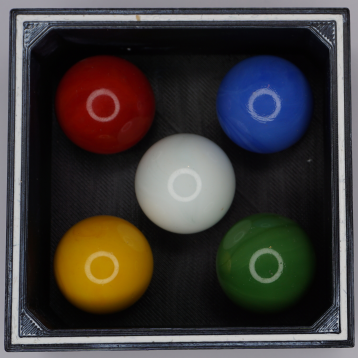
#> input picture xlh-cv-tutorial/2 Grundlagen der Bildverarbeitung/6 Schwellwerte monochrom und farbig/3 Farbselektion/img/box_with_bullets.png, 358 x 358 px
$ python thresholding_color.py
#> lines starting #> are read from the running program, lines starting #| are printed output that depends on the picture; after the words box and inside, x2 and y2 are one past the last pixel; in counts of white or black regions, pixels touching at a corner belong together
# thresholding_color.py
import cv2
import numpy as np

# definiere den Font und die Farbe
font = cv2.FONT_HERSHEY_SIMPLEX
WHITE = 255
BLACK = 0
WHITE_3 = (255, 255, 255)

# lade Bild von der Datei in ein NumPy Array
image = cv2.imread('img/box_with_bullets.png')
#> image is the input picture: shape (358, 358, 3); mean B, G, R 58.4, 60.2, 64.6
# Gaussian Blurfilter
blurred = cv2.GaussianBlur(image, (9, 9), 0)

# transformiere das Bild in den HSV Bereich
image_hsv = cv2.cvtColor(image, cv2.COLOR_BGR2HSV)
#> image_hsv: shape (358, 358, 3); mean H, S, V 83.1, 77.6, 74.4
# (h_min, s_min, v_min)
# (h_max, s_max, v_max)
threshold_color = cv2.inRange(image_hsv,
                              (15, 100,  50),
                              (45, 255, 255))
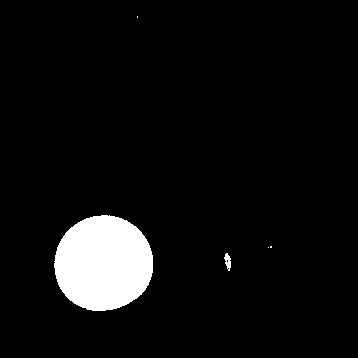
#> threshold_color: shape (358, 358); 5.9% white; 5 white regions (3 under 20 px), largest, box (x1, y1, x2, y2) and area: (54, 215, 153, 311) 7467, (224, 253, 231, 271) 77

# Morphologische Operationen
eroded = cv2.erode(threshold_color, None, iterations=2)
#> eroded: shape (358, 358); 5.2% white; 1 white region, box (x1, y1, x2, y2) and area: (56, 217, 151, 309) 6701
dilate = cv2.dilate(eroded, None, iterations=2)
#> dilate: shape (358, 358); 5.8% white; 1 white region, box (x1, y1, x2, y2) and area: (54, 215, 153, 311) 7465

# Maskierung vom Ursprungsbild mit dem Schwellwertbild
masked = cv2.bitwise_and(image, image, mask=dilate)

# Zusammenfassung der Ausganslage und der Bearbeitung
image = cv2.putText(image, 'Original', (25, 25), font, 0.8, WHITE_3, 2, cv2.LINE_AA)
#> image: shape (358, 358, 3); 1.02% of pixels changed, all inside (x1, y1, x2, y2) = (25, 6, 118, 34)
image_hsv = cv2.putText(image_hsv, 'Original HSV', (25, 25),
                        font, 0.8, WHITE, 2, cv2.LINE_AA)
#> image_hsv: shape (358, 358, 3); mean H, S, V 84.7, 77.2, 73.2
masked = cv2.putText(masked, 'Maskierung', (25, 25), font, 0.8, WHITE_3, 2, cv2.LINE_AA)
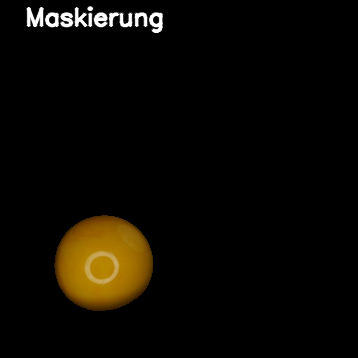
#> masked: shape (358, 358, 3); mean B, G, R 2.9, 8.4, 11.1

threshold_color = cv2.putText(threshold_color, 'Schwellwert', (25, 25),
                              font, 0.8, WHITE, 2, cv2.LINE_AA)
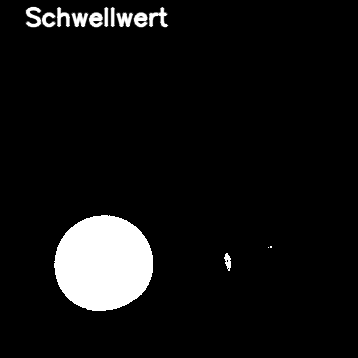
#> threshold_color: shape (358, 358); 1.49% of pixels changed, all inside (x1, y1, x2, y2) = (25, 6, 169, 28)
eroded = cv2.putText(eroded, 'Erodierung', (25, 25), font, 0.8, WHITE, 2, cv2.LINE_AA)
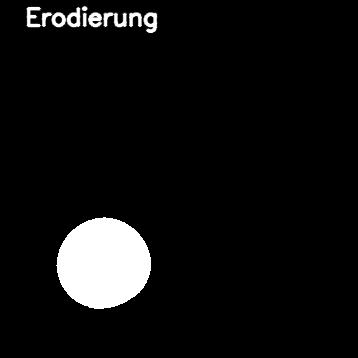
#> eroded: shape (358, 358); min 0, max 255, mean 15.7
dilate = cv2.putText(dilate, 'Erweiterung', (25, 25), font, 0.8, WHITE, 2, cv2.LINE_AA)
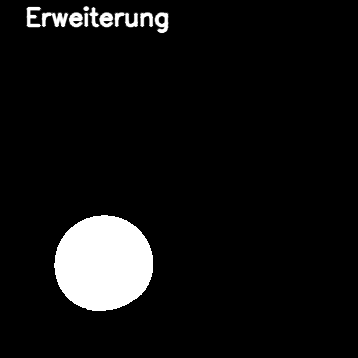
#> dilate: shape (358, 358); min 0, max 255, mean 17.4
result_1 = np.hstack([threshold_color, eroded, dilate])
result_2 = np.hstack([image, image_hsv, masked])

# schreibe das Bild in eine Datei
cv2.imwrite('img/thresholding_color_1.png', result_1[0:-2, 0:-2])
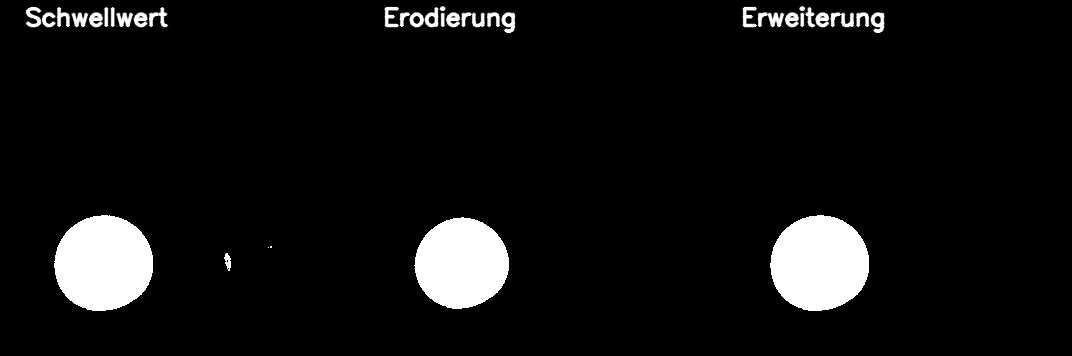
#> saved as thresholding_color_1.png: shape (356, 1072); min 0, max 255, mean 17
cv2.imwrite('img/thresholding_color_2.png', result_2[0:-2, 0:-2])
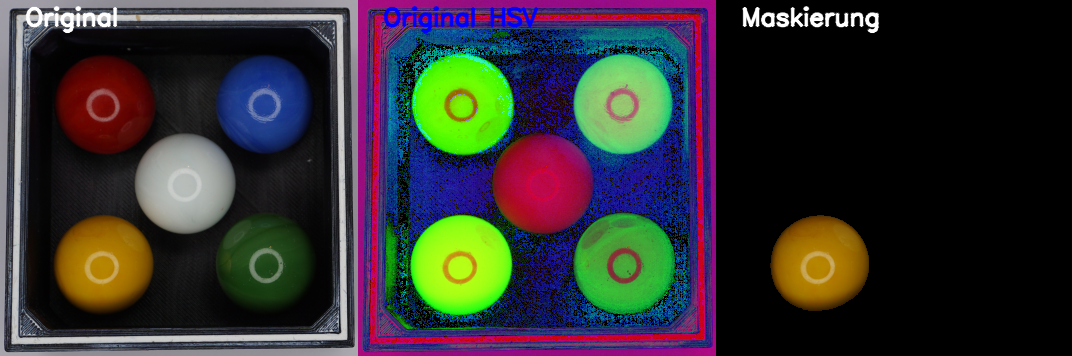
#> saved as thresholding_color_2.png: shape (356, 1072, 3); mean B, G, R 48.8, 49, 49.8

# Anzeige auf dem Bildschirm
cv2.imshow('Ausgabe 1', result_1)
cv2.imshow('Ausgabe 2', result_2)
cv2.moveWindow('Ausgabe 1', 100, 100)
cv2.moveWindow('Ausgabe 2', 100, 500)
cv2.waitKey(0)
